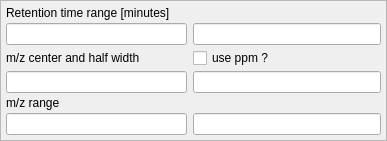
<?xml version="1.0" encoding="UTF-8"?>
<ui version="4.0">
 <class>ViewRangeWidget</class>
 <widget class="QWidget" name="_ViewRangeWidget">
  <property name="geometry">
   <rect>
    <x>0</x>
    <y>0</y>
    <width>387</width>
    <height>138</height>
   </rect>
  </property>
  <property name="windowTitle">
   <string>Form</string>
  </property>
  <layout class="QGridLayout" name="_gridLayout">
   <property name="margin">
    <number>0</number>
   </property>
   <item row="3" column="1">
    <widget class="QFrame" name="_frame">
     <property name="minimumSize">
      <size>
       <width>387</width>
       <height>0</height>
      </size>
     </property>
     <property name="frameShape">
      <enum>QFrame::StyledPanel</enum>
     </property>
     <property name="frameShadow">
      <enum>QFrame::Raised</enum>
     </property>
     <layout class="QGridLayout" name="_gridLayout_2">
      <property name="verticalSpacing">
       <number>3</number>
      </property>
      <property name="margin">
       <number>5</number>
      </property>
      <item row="0" column="0" colspan="2">
       <widget class="QLabel" name="_label">
        <property name="sizePolicy">
         <sizepolicy hsizetype="Preferred" vsizetype="Fixed">
          <horstretch>0</horstretch>
          <verstretch>0</verstretch>
         </sizepolicy>
        </property>
        <property name="minimumSize">
         <size>
          <width>371</width>
          <height>0</height>
         </size>
        </property>
        <property name="baseSize">
         <size>
          <width>0</width>
          <height>0</height>
         </size>
        </property>
        <property name="text">
         <string>Retention time range [minutes]</string>
        </property>
       </widget>
      </item>
      <item row="1" column="0">
       <widget class="QLineEdit" name="_rt_min">
        <property name="minimumSize">
         <size>
          <width>181</width>
          <height>0</height>
         </size>
        </property>
        <property name="text">
         <string/>
        </property>
       </widget>
      </item>
      <item row="1" column="1">
       <widget class="QLineEdit" name="_rt_max">
        <property name="minimumSize">
         <size>
          <width>180</width>
          <height>0</height>
         </size>
        </property>
        <property name="text">
         <string/>
        </property>
       </widget>
      </item>
      <item row="2" column="0">
       <widget class="QLabel" name="_label_2">
        <property name="minimumSize">
         <size>
          <width>181</width>
          <height>0</height>
         </size>
        </property>
        <property name="text">
         <string>m/z center and half width</string>
        </property>
       </widget>
      </item>
      <item row="2" column="1">
       <widget class="QCheckBox" name="_use_ppm">
        <property name="minimumSize">
         <size>
          <width>191</width>
          <height>0</height>
         </size>
        </property>
        <property name="text">
         <string>use ppm ?</string>
        </property>
       </widget>
      </item>
      <item row="3" column="0">
       <widget class="QLineEdit" name="_mz_center">
        <property name="minimumSize">
         <size>
          <width>181</width>
          <height>0</height>
         </size>
        </property>
        <property name="text">
         <string/>
        </property>
       </widget>
      </item>
      <item row="3" column="1">
       <widget class="QLineEdit" name="_mz_width">
        <property name="minimumSize">
         <size>
          <width>180</width>
          <height>0</height>
         </size>
        </property>
        <property name="text">
         <string/>
        </property>
       </widget>
      </item>
      <item row="4" column="0">
       <widget class="QLabel" name="_label_4">
        <property name="minimumSize">
         <size>
          <width>181</width>
          <height>0</height>
         </size>
        </property>
        <property name="text">
         <string>m/z range</string>
        </property>
       </widget>
      </item>
      <item row="5" column="0">
       <widget class="QLineEdit" name="_mz_min">
        <property name="minimumSize">
         <size>
          <width>181</width>
          <height>0</height>
         </size>
        </property>
        <property name="text">
         <string/>
        </property>
       </widget>
      </item>
      <item row="5" column="1">
       <widget class="QLineEdit" name="_mz_max">
        <property name="minimumSize">
         <size>
          <width>180</width>
          <height>0</height>
         </size>
        </property>
        <property name="text">
         <string/>
        </property>
       </widget>
      </item>
     </layout>
    </widget>
   </item>
  </layout>
 </widget>
 <resources/>
 <connections/>
</ui>
